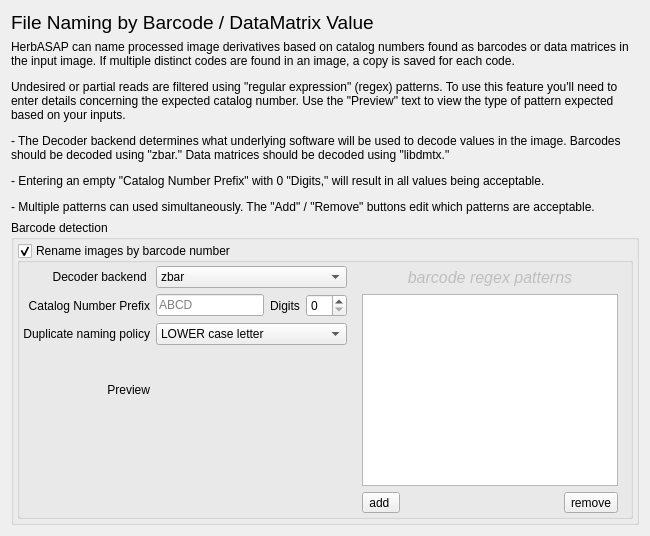
  <widget class="QWizardPage" name="bcRead_setup_page">
   <layout class="QVBoxLayout" name="verticalLayout">
    <item>
     <widget class="QLabel" name="label_14">
      <property name="font">
       <font>
        <pointsize>14</pointsize>
       </font>
      </property>
      <property name="text">
       <string>File Naming by Barcode / DataMatrix Value</string>
      </property>
     </widget>
    </item>
    <item>
     <widget class="QLabel" name="label_16">
      <property name="text">
       <string>&lt;html&gt;&lt;head/&gt;&lt;body&gt;&lt;p&gt;HerbASAP can name processed image derivatives based on catalog numbers found as barcodes or data matrices in the input image. If multiple distinct codes are found in an image, a copy is saved for each code.&lt;/p&gt;&lt;p&gt;Undesired or partial reads are filtered using &amp;quot;regular expression&amp;quot; (regex) patterns. To use this feature you'll need to enter details concerning the expected catalog number. Use the &amp;quot;Preview&amp;quot; text to view the type of pattern expected based on your inputs.&lt;/p&gt;&lt;p&gt;- The Decoder backend determines what underlying software will be used to decode values in the image. Barcodes should be decoded using &amp;quot;zbar.&amp;quot; Data matrices should be decoded using &amp;quot;libdmtx.&amp;quot;&lt;/p&gt;&lt;p&gt;- Entering an empty &amp;quot;Catalog Number Prefix&amp;quot; with 0 &amp;quot;Digits,&amp;quot; will result in all values being acceptable.&lt;/p&gt;&lt;p&gt;- Multiple patterns can used simultaneously. The &amp;quot;Add&amp;quot; / &amp;quot;Remove&amp;quot; buttons edit which patterns are acceptable.&lt;/p&gt;&lt;/body&gt;&lt;/html&gt;</string>
      </property>
      <property name="wordWrap">
       <bool>true</bool>
      </property>
     </widget>
    </item>
    <item>
     <widget class="QGroupBox" name="group_barcodeDetection">
      <property name="autoFillBackground">
       <bool>false</bool>
      </property>
      <property name="title">
       <string>Barcode detection</string>
      </property>
      <property name="flat">
       <bool>false</bool>
      </property>
      <property name="checkable">
       <bool>false</bool>
      </property>
      <layout class="QGridLayout" name="gridLayout_6">
       <property name="leftMargin">
        <number>3</number>
       </property>
       <property name="topMargin">
        <number>3</number>
       </property>
       <property name="rightMargin">
        <number>3</number>
       </property>
       <property name="bottomMargin">
        <number>3</number>
       </property>
       <item row="1" column="0" colspan="2">
        <widget class="QGroupBox" name="group_renameByBarcode">
         <property name="enabled">
          <bool>true</bool>
         </property>
         <property name="title">
          <string>Rename images by barcode number</string>
         </property>
         <property name="checkable">
          <bool>true</bool>
         </property>
         <property name="checked">
          <bool>true</bool>
         </property>
         <layout class="QGridLayout" name="gridLayout_3">
          <property name="leftMargin">
           <number>3</number>
          </property>
          <property name="topMargin">
           <number>3</number>
          </property>
          <property name="rightMargin">
           <number>3</number>
          </property>
          <property name="bottomMargin">
           <number>3</number>
          </property>
          <item row="2" column="0">
           <widget class="QLabel" name="label_catalogNumberPrefix">
            <property name="enabled">
             <bool>true</bool>
            </property>
            <property name="text">
             <string>Catalog Number Prefix</string>
            </property>
            <property name="alignment">
             <set>Qt::AlignRight|Qt::AlignTrailing|Qt::AlignVCenter</set>
            </property>
           </widget>
          </item>
          <item row="0" column="0">
           <widget class="QLabel" name="label_25">
            <property name="enabled">
             <bool>true</bool>
            </property>
            <property name="text">
             <string>Decoder backend </string>
            </property>
            <property name="alignment">
             <set>Qt::AlignRight|Qt::AlignTrailing|Qt::AlignVCenter</set>
            </property>
           </widget>
          </item>
          <item row="3" column="0">
           <widget class="QLabel" name="label_dupNamingPolicy">
            <property name="enabled">
             <bool>true</bool>
            </property>
            <property name="text">
             <string>Duplicate naming policy</string>
            </property>
            <property name="alignment">
             <set>Qt::AlignRight|Qt::AlignTrailing|Qt::AlignVCenter</set>
            </property>
           </widget>
          </item>
          <item row="2" column="1">
           <widget class="QLineEdit" name="lineEdit_catalogNumberPrefix">
            <property name="enabled">
             <bool>true</bool>
            </property>
            <property name="placeholderText">
             <string>ABCD</string>
            </property>
           </widget>
          </item>
          <item row="2" column="7" rowspan="4">
           <widget class="QFrame" name="frame_patterns">
            <property name="enabled">
             <bool>true</bool>
            </property>
            <layout class="QGridLayout" name="gridLayout_18">
             <property name="topMargin">
              <number>0</number>
             </property>
             <property name="bottomMargin">
              <number>0</number>
             </property>
             <item row="4" column="2">
              <widget class="QToolButton" name="toolButton_removePattern">
               <property name="enabled">
                <bool>true</bool>
               </property>
               <property name="text">
                <string>remove</string>
               </property>
               <property name="checkable">
                <bool>false</bool>
               </property>
               <property name="autoRaise">
                <bool>false</bool>
               </property>
              </widget>
             </item>
             <item row="4" column="0">
              <widget class="QToolButton" name="toolButton_addPattern">
               <property name="enabled">
                <bool>true</bool>
               </property>
               <property name="text">
                <string>add </string>
               </property>
              </widget>
             </item>
             <item row="4" column="1">
              <spacer name="horizontalSpacer_11">
               <property name="orientation">
                <enum>Qt::Horizontal</enum>
               </property>
               <property name="sizeHint" stdset="0">
                <size>
                 <width>40</width>
                 <height>20</height>
                </size>
               </property>
              </spacer>
             </item>
             <item row="1" column="0" colspan="3">
              <widget class="QListWidget" name="listWidget_patterns">
               <property name="enabled">
                <bool>true</bool>
               </property>
               <property name="autoScroll">
                <bool>false</bool>
               </property>
               <property name="selectionRectVisible">
                <bool>false</bool>
               </property>
              </widget>
             </item>
            </layout>
           </widget>
          </item>
          <item row="4" column="1" colspan="3">
           <widget class="QLabel" name="label_dupPreviewDisplay">
            <property name="enabled">
             <bool>true</bool>
            </property>
            <property name="text">
             <string/>
            </property>
           </widget>
          </item>
          <item row="4" column="0">
           <widget class="QLabel" name="label_dupPreview">
            <property name="enabled">
             <bool>true</bool>
            </property>
            <property name="text">
             <string>Preview</string>
            </property>
            <property name="alignment">
             <set>Qt::AlignRight|Qt::AlignTrailing|Qt::AlignVCenter</set>
            </property>
           </widget>
          </item>
          <item row="3" column="1" colspan="3">
           <widget class="QComboBox" name="comboBox_dupNamingPolicy">
            <property name="enabled">
             <bool>true</bool>
            </property>
            <property name="sizePolicy">
             <sizepolicy hsizetype="Ignored" vsizetype="Fixed">
              <horstretch>0</horstretch>
              <verstretch>0</verstretch>
             </sizepolicy>
            </property>
            <property name="sizeAdjustPolicy">
             <enum>QComboBox::AdjustToMinimumContentsLength</enum>
            </property>
            <item>
             <property name="text">
              <string>LOWER case letter</string>
             </property>
            </item>
            <item>
             <property name="text">
              <string>UPPER case letter</string>
             </property>
            </item>
            <item>
             <property name="text">
              <string>Number with underscore</string>
             </property>
            </item>
            <item>
             <property name="text">
              <string>OVERWRITE original</string>
             </property>
            </item>
           </widget>
          </item>
          <item row="2" column="3">
           <widget class="QSpinBox" name="spinBox_catalogDigits">
            <property name="enabled">
             <bool>true</bool>
            </property>
            <property name="frame">
             <bool>true</bool>
            </property>
            <property name="minimum">
             <number>0</number>
            </property>
           </widget>
          </item>
          <item row="0" column="7">
           <widget class="QLabel" name="label_28">
            <property name="enabled">
             <bool>false</bool>
            </property>
            <property name="font">
             <font>
              <pointsize>12</pointsize>
              <italic>true</italic>
             </font>
            </property>
            <property name="text">
             <string>barcode regex patterns</string>
            </property>
            <property name="alignment">
             <set>Qt::AlignCenter</set>
            </property>
           </widget>
          </item>
          <item row="0" column="1" colspan="3">
           <widget class="QComboBox" name="comboBox_bcBackend">
            <property name="enabled">
             <bool>true</bool>
            </property>
            <property name="currentIndex">
             <number>1</number>
            </property>
            <item>
             <property name="text">
              <string>libdmtx</string>
             </property>
            </item>
            <item>
             <property name="text">
              <string>zbar</string>
             </property>
            </item>
           </widget>
          </item>
          <item row="2" column="2">
           <widget class="QLabel" name="label_digits">
            <property name="enabled">
             <bool>true</bool>
            </property>
            <property name="text">
             <string>Digits</string>
            </property>
           </widget>
          </item>
         </layout>
        </widget>
       </item>
      </layout>
     </widget>
    </item>
   </layout>
  </widget>
